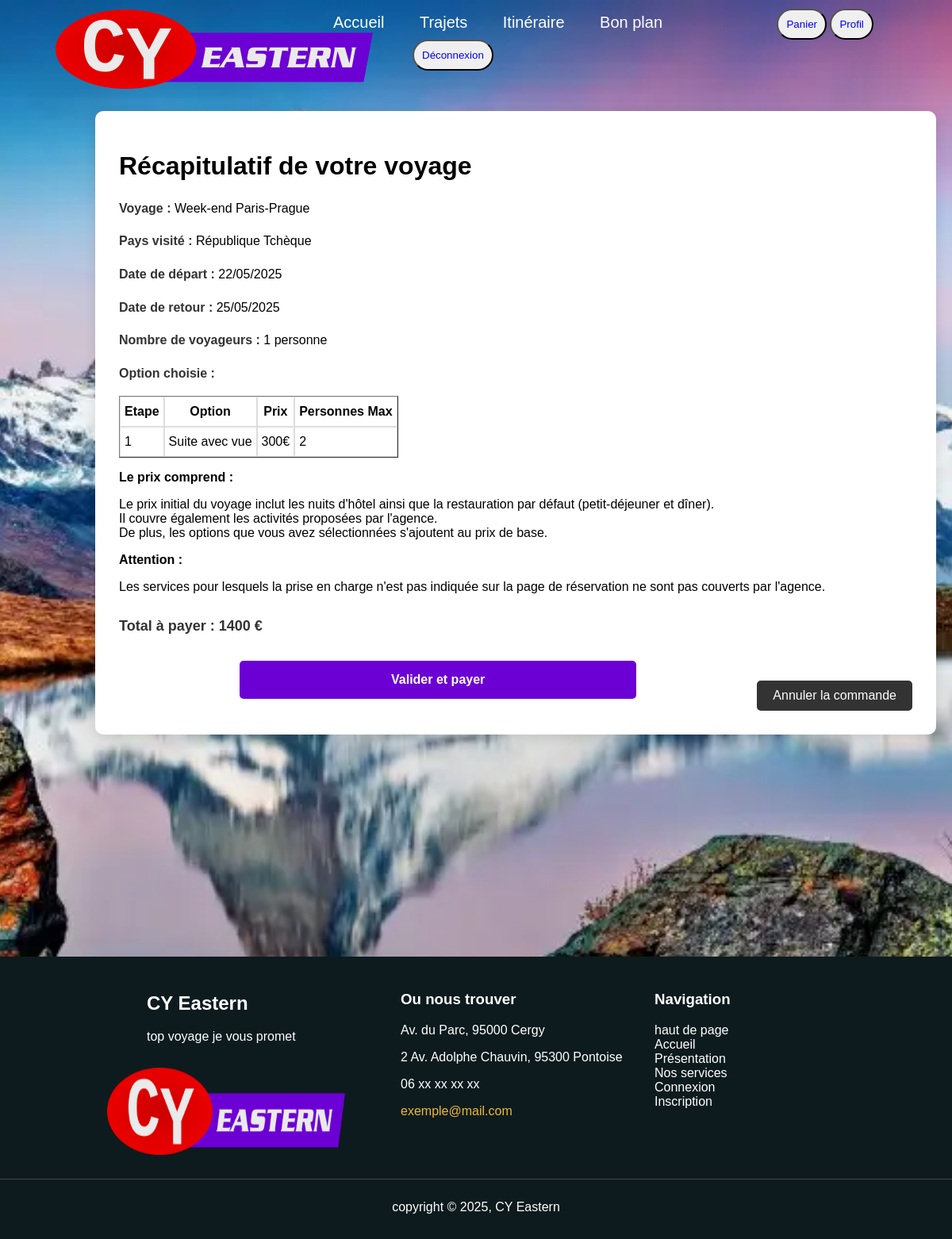
/recapitulatif.php?commande=17 (signed in), run on the app's committed database.
### tables this page shows
CREATE TABLE `commandes` (
  `id` int(11) NOT NULL,
  `idCompte` int(11) NOT NULL,
  `idVoyage` int(11) NOT NULL,
  `nVoyageurs` int(11) NOT NULL,
  `debut` date NOT NULL,
  `total` int(11) NOT NULL,
  `paye` tinyint(1) NOT NULL COMMENT '0 à régler, 1 payé, 2 annulée',
  `creation` timestamp NOT NULL DEFAULT current_timestamp()
);

CREATE TABLE `voyage` (
  `id` int(11) NOT NULL,
  `titre` varchar(39) NOT NULL,
  `duree` tinyint(4) NOT NULL,
  `etapes` tinyint(4) NOT NULL,
  `transport` varchar(24) NOT NULL,
  `maxi` tinyint(4) NOT NULL,
  `prix` smallint(6) NOT NULL,
  `statut` tinyint(1) NOT NULL,
  `description` text NOT NULL
);

CREATE TABLE `paysVoy` (
  `idVoyage` int(11) NOT NULL,
  `idPays` int(11) NOT NULL
);

CREATE TABLE `pays` (
  `id` int(11) NOT NULL,
  `nom` varchar(50) NOT NULL
);

CREATE TABLE `commandesOpt` (
  `idCommande` int(11) NOT NULL,
  `idEtape` int(11) NOT NULL,
  `idOption` int(11) NOT NULL
);

CREATE TABLE `options` (
  `id` int(11) NOT NULL,
  `titre` varchar(100) NOT NULL,
  `prix` int(11) NOT NULL,
  `personnesMax` int(11) NOT NULL
);

### api/linkDB.php (called while the page is built, shortened)
<?php
$linkDB = mysqli_connect("mariadb","valerie","meilleursite2025","clickjourney");
$voyageQuery = "SELECT * FROM voyage ORDER BY id";
$voyageResult = mysqli_query($linkDB, $voyageQuery);
$voyage = array();
while ($row = mysqli_fetch_assoc($voyageResult)) {
    $voyage[$row['id']] = $row;
}
$paysQuery = "SELECT p.*, pa.nom FROM paysVoy p, pays pa WHERE p.idPays = pa.id";
$paysResult = mysqli_query($linkDB, $paysQuery);
$pays = array();
while ($row = mysqli_fetch_assoc($paysResult)) {
    $pays[$row['idVoyage']][$row['idPays']] = $row;
}
$optionQuery = "SELECT * FROM options";
$optionResult = mysqli_query($linkDB, $optionQuery);
$option = array();
while ($row = mysqli_fetch_assoc($optionResult)) {
    $option[$row['id']] = $row;
}
$commandes = array();
$commandesOpt = array();
if(isset($_SESSION['id'])) {
    $commandesQuery = "SELECT * FROM commandes WHERE idCompte='{$_SESSION['id']}'";
    $commandesResult = mysqli_query($linkDB, $commandesQuery);
    while ($row = mysqli_fetch_assoc($commandesResult)) {
        $commandes[$row['id']] = $row;
    }
    $commandesOptQuery = "SELECT co.* FROM commandesOpt co JOIN commandes c ON co.idCommande = c.id WHERE c.idCompte='{$_SESSION['id']}'";
    $commandesOptResult = mysqli_query($linkDB, $commandesOptQuery);
    while ($row = mysqli_fetch_assoc($commandesOptResult)) {
        $commandesOpt[$row['idCommande']][$row['idEtape']][$row['idOption']] = $row;
    }
}

### recapitulatif.php (the view, shortened to what this page needs)
<?php include('api/linkDB.php'); ?>
<?php
$theme = $_COOKIE['theme'] ?? 'style';
$fiche = ($theme === 'sombre') ? 'sombre.css' : 'style.css';
?>
<!DOCTYPE html>
<html lang="fr">
<head>
  <link id="css" rel="stylesheet" type="text/css" href="<?= htmlspecialchars($fiche)?>">
</head>
<body>
    <div>
      <nav>
        <div class="divmenu">
          <div class="logo1">
            <a href="index.html"><img src="media/logo.webp" width="400" height="100" alt="Logo"></a>
          </div>
          <ul>
            <li class="limenu"><a href="index.html">Accueil</a></li>
            <li class="limenu"><a href="presentation.php">Trajets</a></li>
            <li class="limenu"><a href="recherche.php">Itinéraire</a></li>
            <li class="limenu"><a href="">Bon plan</a></li>
              <button class="bouton_menu"><a href="panier.php">Panier</a></button>
            <button class="bouton_menu"><a href="profil.php">Profil</a></button>
              <button class="bouton_menu"><a href="index.php?logout=1">Déconnexion</a></button>
          </ul>
        </div>
      </nav>
    </div>
    <div class="container">
      <h1>Récapitulatif de votre voyage</h1>
      <div class="details">
        <p><strong>Voyage : </strong><?= $voyage[$commandes[$_GET['commande']]['idVoyage']]['titre'] ?></p>
        <p>
            <?php
            if(count($pays[$commandes[$_GET['commande']]['idVoyage']]) != 1) {
                echo '<strong>Pays visités :</strong>';
            } else {
                echo '<strong>Pays visité :</strong>';
            }
            foreach($pays[$commandes[$_GET['commande']]['idVoyage']] as $row) {
                echo ' ' . $row['nom'] ;
            }
            ?></p>
        <p><strong>Date de départ : </strong><?php $debut = new DateTime($commandes[$_GET['commande']]['debut']);
        echo date('d/m/Y', $debut->getTimestamp()); ?></p>
        <p><strong>Date de retour : </strong><?php $fin = new DateTime($commandes[$_GET['commande']]['debut']);
        $fin->add(new DateInterval('P' . $voyage[$commandes[$_GET['commande']]['idVoyage']]['duree'] . 'D'));
        echo date('d/m/Y', $fin->getTimestamp()); ?></p>
        <p><strong>Nombre de voyageurs :
          </strong><?= $commandes[$_GET['commande']]['nVoyageurs'] . " personne" . ($commandes[$_GET['commande']]['nVoyageurs'] > 1 ? "s" : "") ?>
        </p>
        <p><strong>Option choisie :</strong>
          <?php
          $commandeId = isset($_GET['commande']) ? $_GET['commande'] : null;
          echo '<table border="1" cellpadding="5" cellspacing="0">';
          echo '<thead><tr>';
          if (!empty($commandesOpt) && isset($commandesOpt[$commandeId])) {
            echo '<th>Etape</th>';
            echo '<th>Option</th>';
            echo '<th>Prix</th>';
            echo '<th>Personnes Max</th>';
          }
          echo '</tr></thead><tbody>';
          if ($commandeId && isset($commandesOpt[$commandeId])) {
            foreach ($commandesOpt[$commandeId] as $item) {
                foreach($item as $row) {
                    echo '<tr>';
                    echo '<td>' . htmlspecialchars($row['idEtape']) . '</td>';
                    if (isset($option[$row['idOption']]) && $row['idOption'] != "0") {
                        echo '<td>' . htmlspecialchars($option[$row['idOption']]['titre']) . '</td>';
                        echo '<td>' . htmlspecialchars($option[$row['idOption']]['prix']) . '€</td>';
                        echo '<td>' . htmlspecialchars($option[$row['idOption']]['personnesMax']) . '</td>';
                    } else {
                        echo '<td colspan="3">Aucune option</td>';
                    }
                    echo '</tr>';
                }
            }
          } else {
            echo '<tr><td colspan="6">Aucune option</td></tr>';
          }
          echo '</tbody></table>';
          ?>
        </p>
      </div>
      <p><strong>Le prix comprend : </strong></p>
      <p>Le prix initial du voyage inclut les nuits d'hôtel ainsi que la restauration par défaut (petit-déjeuner et
        dîner).</br>
        Il couvre également les activités proposées par l'agence.</br>
        De plus, les options que vous avez sélectionnées s'ajoutent au prix de base.</p>
      <p><strong>Attention : </strong></p>
      <p>Les services pour lesquels la prise en charge n'est pas indiquée sur la page de réservation ne sont pas
        couverts par l'agence.</p>
      <p class="total">Total à payer : <?= $commandes[$_GET['commande']]['total'] ?> €</p>
      <form action='https://www.plateforme-smc.fr/cybank/index.php' method='POST'>
          <div style="display: flex; justify-content: center;">
              <input class="btn-payer" type='submit' value="Valider et payer">
              <a class="btn-retour" href="/api/cancel.php?commande=<?=$_GET['commande']?>">Annuler la commande</a>
          </div>
      </form>
    </div>
    <footer>
      <div class="contenu">
        <div class="logo">
          <h2>CY Eastern</h2>
          <p>top voyage je vous promet</p>
          <img src="media/logo.webp" alt="Logo" width="300" height="110" style="display: flex; margin-left: -50px;">
        </div>
        <div class="colonne">
          <h3>Ou nous trouver</h3>
          <p>Av. du Parc, 95000 Cergy</p>
          <p>2 Av. Adolphe Chauvin, 95300 Pontoise</p>
          <p>06 xx xx xx xx</p>
          <p><a href="mailto:exemple@mail.com" style="color: rgb(237, 184, 50);">exemple@mail.com</a></p>
        </div>
        <div class="colonne">
          <h3>Navigation</h3>
          <ul class="ul-footer">
            <li><a href="#haut">haut de page</a></li>
            <li><a href="index.html">Accueil</a></li>
            <li><a href="presentation.php">Présentation</a></li>
            <li><a href="#">Nos services</a></li>
            <li><a href="connexion.php">Connexion</a></li>
            <li><a href="inscription.php">Inscription</a></li>
          </ul>
        </div>
      </div>
      <div class="footer-bottom">
        <p>copyright © 2025, CY Eastern</p>
      </div>
    </footer>
  </body>
  </html>

### style.css (style rules this page uses)
* { text-decoration: none; }
body { font-family: Arial, sans-serif; font-optical-sizing: auto; background-image: url(media/paysage.jpg); background-size: cover; background-repeat: no-repeat; background-position: center; height: 100vh; margin: 0; image-rendering: crisp-edges; background-attachment: fixed; }
img[alt="Logo"] { margin-left: 10px; margin-top: 30px; }
.divmenu { display: flex; align-items: center; justify-content: space-between; height: 100px; padding: 0 50px; }
li.limenu { display: inline-block; margin-left: -100px; }
.limenu a { color: white; font-size: 20px; margin-right: 140px; }
.bouton_menu { color: black; border-radius: 20px; padding: 10px; }
.logo1 { padding: 10px; font-weight: bold; font-size: 30px; justify-content: flex-end; }
footer { background-color: #0d1b1e; color: white; padding: 15px 0; margin-top: 280px; }
.contenu { display: flex; max-width: 850px; margin: auto; }
.colonne, .logo { min-width: 300px; margin: 10px; }
ul.ul-footer { list-style: none; padding: 0; }
ul.ul-footer li a { color: white; text-decoration: none; transition: color 0.4s; }
.footer-bottom { text-align: center; margin-top: 20px; border-top: 1px solid #444; padding-top: 10px; }
.tableau-commandes table,th,td { border: 1px solid #ddd; }
.container { margin-top: 40px; max-width: 1000px; margin-left: 10%; background: white; padding: 30px; border-radius: 10px; box-shadow: 0 5px 15px rgba(0, 0, 0, 0.1); }
.details { margin-top: 20px; line-height: 1.6; }
.details strong { color: #333; }
.total { margin-top: 30px; font-size: 18px; font-weight: bold; color: #333; }
.btn-payer { display: block; width: 50%; margin-top: 30px; margin: auto; background-color: #6c00d4; color: white; border: none; padding: 15px; border-radius: 5px; font-size: 16px; font-weight: bold; cursor: pointer; transition: background-color 0.3s; text-align: center; text-decoration: none; }
.btn-retour { display: inline-block; margin-top: 40px; background-color: #333; color: white; padding: 10px 20px; border-radius: 5px; text-decoration: none; }

### data on the page
commandes: idVoyage.titre "Week-end Paris-Prague", debut "22/05/2025", debut "25/05/2025", nVoyageurs "1", total "1400"
paysvoy: idPays.nom "République Tchèque"
commandesopt: idEtape "1", idOption.titre "Suite avec vue", idOption.prix "300", idOption.personnesMax "2"
